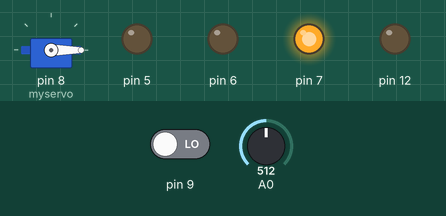
The sketch below on a simulated Arduino Uno, built with avr-gcc and run on an emulated ATmega328P. On the bench: servo, output pins drawn as LEDs (lit = HIGH). Inputs (shaded band) come from the test bench; at power-on: pin 9 LOW, A0 = 512.

Above: at 0.1 s.
Timing chart, 0 to 1.6 s (numbered marks = the images above):
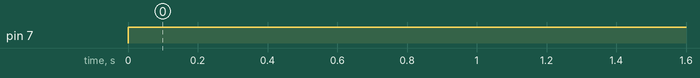

Measured:
- by itself, pin 7: LOW → HIGH at 0.00 s

The sketch:

fire_alarm_sys.ino
```cpp
#include <Servo.h>
Servo myservo;
unsigned int adc;
volatile uint8_t tot_overflow;

void InitADC() {
  ADMUX = (1 << REFS1) | (1 << REFS0);                                 // For Aref=AVcc here we used the internal voltage 1.1V;
  ADCSRA = (1 << ADEN) | (0 << ADPS2) | (1 << ADPS1) | (1 << ADPS0);   //Rrescalar div factor = 8
}

uint16_t ReadADC(uint8_t ch) {
  //Select ADC Channel ch must be 0-7
  ch = ch & 0b00000111;
  ADMUX |= ch;

  //Start Single conversion
  ADCSRA |= (1 << ADSC);

  //Wait for conversion to complete
  while (ADCSRA & (1 << ADSC));

  return (ADC);
}

void timer1_init(){
    // set up timer with 1024 prescaling
    TCCR1B = (0 << CS12) | (1 << CS11) | (1 << CS10);

    // initialize counter
    TCNT1 = 0;

    TIMSK1 |= (1 << TOIE1);

    sei();

    //Number of time of overflow
    tot_overflow = 0;
}

ISR(TIMER1_OVF_vect){
  //Using inturrupt to increase the overflow
    tot_overflow++;
}

void setup() {
  DDRD |= ((1 << PD6 | 1 << PD7 | 1 << PD5));
  DDRB &= ~((1 << PB1 | 1 << PB2));
  DDRB |= (1 << PB4);
  InitADC();
  timer1_init();
  myservo.attach(8);
  myservo.write(0);
}

void loop() {

  adc = ReadADC(0);

  if((PINB & (1<< PB1)) and (PINB & (1 << PB2)) and (adc >= 500)){
    PORTD |= (1 << PD6);
    PORTD &= ~(1 << PD7);
    myservo.write(180);
      //if(tot_overflow >=  2){
        if (TCNT1 == 200) {
            TCNT1 = 0;
            PORTD ^= (1 << PD5);
            PORTB ^= (1 << PB4);            // reset counter
        }
      //}
  }
  else{
    PORTD &= ~(1 << PD6);
    PORTD |= (1 << PD7);
    PORTB &= ~(1 << PB4);
    PORTD &= ~(1 << PD5);
    myservo.write(0);
  }
}
```
